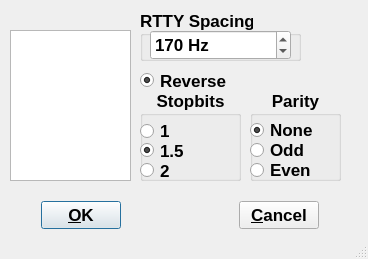
<?xml version="1.0" encoding="UTF-8"?>
<ui version="4.0">
 <class>ModeMenu</class>
 <widget class="QDialog" name="ModeMenu">
  <property name="geometry">
   <rect>
    <x>0</x>
    <y>0</y>
    <width>368</width>
    <height>259</height>
   </rect>
  </property>
  <property name="sizePolicy">
   <sizepolicy hsizetype="Fixed" vsizetype="Fixed">
    <horstretch>0</horstretch>
    <verstretch>0</verstretch>
   </sizepolicy>
  </property>
  <property name="minimumSize">
   <size>
    <width>350</width>
    <height>250</height>
   </size>
  </property>
  <property name="baseSize">
   <size>
    <width>350</width>
    <height>150</height>
   </size>
  </property>
  <property name="windowTitle">
   <string>Change Rx Mode</string>
  </property>
  <property name="sizeGripEnabled">
   <bool>true</bool>
  </property>
  <widget class="QWidget" name="layout3">
   <property name="geometry">
    <rect>
     <x>30</x>
     <y>190</y>
     <width>300</width>
     <height>50</height>
    </rect>
   </property>
   <layout class="QHBoxLayout">
    <item>
     <widget class="QPushButton" name="buttonOk">
      <property name="minimumSize">
       <size>
        <width>60</width>
        <height>20</height>
       </size>
      </property>
      <property name="font">
       <font>
        <pointsize>13</pointsize>
        <weight>75</weight>
        <bold>true</bold>
       </font>
      </property>
      <property name="text">
       <string>&amp;OK</string>
      </property>
      <property name="shortcut">
       <string/>
      </property>
      <property name="autoDefault">
       <bool>true</bool>
      </property>
      <property name="default">
       <bool>true</bool>
      </property>
     </widget>
    </item>
    <item>
     <spacer>
      <property name="orientation">
       <enum>Qt::Horizontal</enum>
      </property>
      <property name="sizeType">
       <enum>QSizePolicy::Expanding</enum>
      </property>
      <property name="sizeHint" stdset="0">
       <size>
        <width>110</width>
        <height>20</height>
       </size>
      </property>
     </spacer>
    </item>
    <item>
     <widget class="QPushButton" name="buttonCancel">
      <property name="minimumSize">
       <size>
        <width>60</width>
        <height>20</height>
       </size>
      </property>
      <property name="font">
       <font>
        <pointsize>13</pointsize>
        <weight>75</weight>
        <bold>true</bold>
       </font>
      </property>
      <property name="text">
       <string>&amp;Cancel</string>
      </property>
      <property name="shortcut">
       <string/>
      </property>
      <property name="autoDefault">
       <bool>true</bool>
      </property>
     </widget>
    </item>
   </layout>
  </widget>
  <widget class="QRadioButton" name="Reverse">
   <property name="geometry">
    <rect>
     <x>140</x>
     <y>70</y>
     <width>101</width>
     <height>21</height>
    </rect>
   </property>
   <property name="font">
    <font>
     <pointsize>13</pointsize>
     <weight>75</weight>
     <bold>true</bold>
    </font>
   </property>
   <property name="text">
    <string>Reverse</string>
   </property>
   <property name="checked">
    <bool>true</bool>
   </property>
  </widget>
  <widget class="QGroupBox" name="ParityLayout">
   <property name="geometry">
    <rect>
     <x>250</x>
     <y>90</y>
     <width>91</width>
     <height>91</height>
    </rect>
   </property>
   <property name="font">
    <font>
     <pointsize>13</pointsize>
     <weight>75</weight>
     <bold>true</bold>
    </font>
   </property>
   <property name="title">
    <string>Parity</string>
   </property>
   <property name="alignment">
    <set>Qt::AlignHCenter</set>
   </property>
   <widget class="QRadioButton" name="Odd">
    <property name="geometry">
     <rect>
      <x>0</x>
      <y>50</y>
      <width>61</width>
      <height>20</height>
     </rect>
    </property>
    <property name="text">
     <string>Odd</string>
    </property>
   </widget>
   <widget class="QRadioButton" name="Even">
    <property name="geometry">
     <rect>
      <x>0</x>
      <y>70</y>
      <width>71</width>
      <height>20</height>
     </rect>
    </property>
    <property name="text">
     <string>Even</string>
    </property>
   </widget>
   <widget class="QRadioButton" name="None">
    <property name="geometry">
     <rect>
      <x>0</x>
      <y>30</y>
      <width>71</width>
      <height>20</height>
     </rect>
    </property>
    <property name="text">
     <string>None</string>
    </property>
    <property name="checked">
     <bool>true</bool>
    </property>
   </widget>
  </widget>
  <widget class="QListWidget" name="RxMode">
   <property name="geometry">
    <rect>
     <x>10</x>
     <y>30</y>
     <width>121</width>
     <height>151</height>
    </rect>
   </property>
  </widget>
  <widget class="QGroupBox" name="Spacing">
   <property name="geometry">
    <rect>
     <x>140</x>
     <y>10</y>
     <width>161</width>
     <height>51</height>
    </rect>
   </property>
   <property name="font">
    <font>
     <pointsize>13</pointsize>
     <weight>75</weight>
     <bold>true</bold>
    </font>
   </property>
   <property name="title">
    <string>RTTY Spacing</string>
   </property>
   <widget class="QSpinBox" name="RTTYSpacing">
    <property name="enabled">
     <bool>true</bool>
    </property>
    <property name="geometry">
     <rect>
      <x>10</x>
      <y>20</y>
      <width>141</width>
      <height>30</height>
     </rect>
    </property>
    <property name="suffix">
     <string> Hz</string>
    </property>
    <property name="minimum">
     <number>0</number>
    </property>
    <property name="maximum">
     <number>999</number>
    </property>
    <property name="value">
     <number>170</number>
    </property>
   </widget>
  </widget>
  <widget class="QGroupBox" name="StopbitsLayout">
   <property name="geometry">
    <rect>
     <x>140</x>
     <y>90</y>
     <width>101</width>
     <height>91</height>
    </rect>
   </property>
   <property name="font">
    <font>
     <pointsize>13</pointsize>
     <weight>75</weight>
     <bold>true</bold>
    </font>
   </property>
   <property name="title">
    <string>Stopbits</string>
   </property>
   <property name="alignment">
    <set>Qt::AlignHCenter</set>
   </property>
   <widget class="QRadioButton" name="One">
    <property name="geometry">
     <rect>
      <x>0</x>
      <y>30</y>
      <width>80</width>
      <height>22</height>
     </rect>
    </property>
    <property name="text">
     <string>1</string>
    </property>
   </widget>
   <widget class="QRadioButton" name="Onepoint5">
    <property name="geometry">
     <rect>
      <x>0</x>
      <y>50</y>
      <width>81</width>
      <height>21</height>
     </rect>
    </property>
    <property name="text">
     <string>1.5</string>
    </property>
    <property name="checked">
     <bool>true</bool>
    </property>
   </widget>
   <widget class="QRadioButton" name="Two">
    <property name="geometry">
     <rect>
      <x>0</x>
      <y>70</y>
      <width>80</width>
      <height>21</height>
     </rect>
    </property>
    <property name="text">
     <string>2</string>
    </property>
   </widget>
  </widget>
 </widget>
 <layoutdefault spacing="6" margin="11"/>
 <pixmapfunction>qPixmapFromMimeSource</pixmapfunction>
 <includes>
  <include location="local">constants.h</include>
 </includes>
 <resources/>
 <connections>
  <connection>
   <sender>buttonOk</sender>
   <signal>clicked()</signal>
   <receiver>ModeMenu</receiver>
   <slot>accept()</slot>
   <hints>
    <hint type="sourcelabel">
     <x>20</x>
     <y>20</y>
    </hint>
    <hint type="destinationlabel">
     <x>20</x>
     <y>20</y>
    </hint>
   </hints>
  </connection>
  <connection>
   <sender>buttonCancel</sender>
   <signal>clicked()</signal>
   <receiver>ModeMenu</receiver>
   <slot>reject()</slot>
   <hints>
    <hint type="sourcelabel">
     <x>20</x>
     <y>20</y>
    </hint>
    <hint type="destinationlabel">
     <x>20</x>
     <y>20</y>
    </hint>
   </hints>
  </connection>
 </connections>
</ui>
